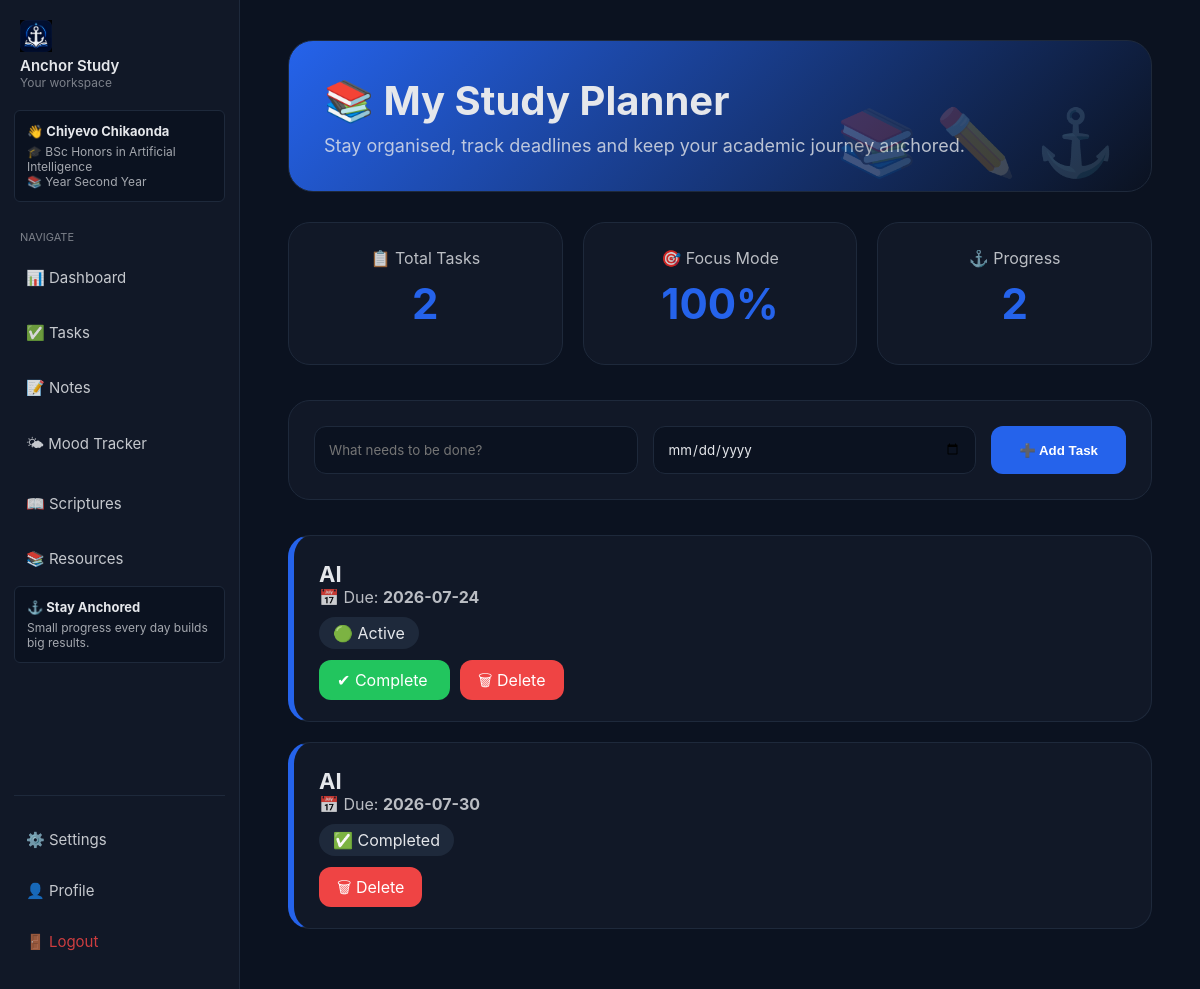
Page /tasks (signed in) on the committed database.
### tables this page shows
CREATE TABLE users(

        id INTEGER PRIMARY KEY AUTOINCREMENT,

        full_name TEXT,

        university TEXT,

        course TEXT,

        year TEXT,

        study_goal TEXT,

        target_gpa TEXT,

        username TEXT UNIQUE,

        password TEXT,

        birthday TEXT,

        theme TEXT DEFAULT 'light'

    );

CREATE TABLE tasks(

        id INTEGER PRIMARY KEY AUTOINCREMENT,

        username TEXT,

        title TEXT NOT NULL,

        due_date TEXT,

        status TEXT DEFAULT 'active',

        created_at TIMESTAMP DEFAULT CURRENT_TIMESTAMP

    );

### ai_student_assistant/routes/tasks.py (the view)
@tasks.route("/tasks")
def task_page():
    if "user" not in session:
        return redirect(url_for("auth.login"))
    username = session["user"]
    conn = get_db()
    task_list = conn.execute(
        """
        SELECT *
        FROM tasks
        WHERE username = ?
        ORDER BY due_date ASC
        """,
        (username,)
    ).fetchall()
    conn.close()
    return render_template(
        "tasks.html",
        tasks=task_list
    )

### ai_student_assistant/database.py (called while the page is built)
def get_db():
    conn = sqlite3.connect(DB_NAME)
    conn.row_factory = sqlite3.Row
    return conn

### app.py (called while the page is built)
@app.context_processor
def inject_user_profile():
    profile_user = None
    if "user" in session:
        conn = get_db()
        profile_user = conn.execute(
            """
            SELECT
                full_name,
                course,
                year,
                theme
            FROM users
            WHERE username=?
            """,
            (session["user"],)
        ).fetchone()
        conn.close()
    return {
        "profile_user": profile_user
    }

### ai_student_assistant/templates/tasks.html (shortened to what this page needs)
{% extends "base.html" %}
{% block content %}
<div class="tasks-page">
<div class="tasks-header">
<h1>
📚 My Study Planner
</h1>
<p>
Stay organised, track deadlines and keep your academic journey anchored.
</p>
</div>
<div class="summary-grid">
<div class="summary-card">
<p>
📋 Total Tasks
</p>
<h2>
{{ tasks|length }}
</h2>
</div>
<div class="summary-card">
<p>
🎯 Focus Mode
</p>
<h2>
100%
</h2>
</div>
<div class="summary-card">
<p>
⚓ Progress
</p>
<h2>
{{ tasks|length }}
</h2>
</div>
</div>
<form action="/add_task" method="POST" class="task-form">
<input
type="text"
name="task"
placeholder="What needs to be done?"
required
>
<input
type="date"
name="due_date"
required
>
<button>
➕ Add Task
</button>
</form>
{% if tasks %}
{% for task in tasks %}
<div class="task-card">
<h3>
{{ task.title }}
</h3>
<p>
📅 Due:
<strong>
{{ task.due_date }}
</strong>
</p>
<div class="status">
{% if task.status=="active" %}
🟢 Active
{% elif task.status=="done" %}
✅ Completed
{% else %}
🟡 Backlog
{% endif %}
</div>
<div class="actions">
{% if task.status!="done" %}
<a href="/complete/{{task.id}}" class="complete">
✔ Complete
</a>
{% endif %}
<a href="/delete/{{task.id}}" class="delete">
🗑 Delete
</a>
</div>
</div>
{% endfor %}
{% endif %}
</div>
{% endblock %}

### ai_student_assistant/templates/base.html (shortened to what this page needs)
<!DOCTYPE html>
<html>
<head>
</head>
<body>
{% if request.path not in ['/', '/login', '/signup'] %}
    <div class="sidebar main-sidebar">
        <div class="logo">
            <img src="{{ url_for('static', filename='anchor-study-logo.png') }}" alt="Anchor Study Logo" class="logo-image">
            <h2>Anchor Study</h2>
            <p>Your workspace</p>
        </div>
        {% if profile_user %}
            <div class="student-mini-card">
                <h3>👋 {{ profile_user["full_name"] }}</h3>
                <p>🎓 {{ profile_user["course"] }}</p>
                <p>📚 Year {{ profile_user["year"] }}</p>
            </div>
        {% endif %}
        <div class="menu-title">NAVIGATE</div>
        <a href="/dashboard">📊 Dashboard</a>
        <a href="/tasks" class="desktop-link">✅ Tasks</a>
        <a href="/notes" class="desktop-link">📝 Notes</a>
        <a href="/mood">🌤 Mood Tracker</a>
        <a href="/scriptures">📖 Scriptures</a>
        <a href="/resources">📚 Resources</a>
        <div class="study-card">
            <h3>⚓ Stay Anchored</h3>
            <p>Small progress every day builds big results.</p>
        </div>
        <div class="menu-bottom">
            <a href="/settings">⚙️ Settings</a>
            <a href="/profile/edit" class="desktop-link">👤 Profile</a>
           <a href="/logout" class="logout" onclick="resetTheme()">🚪 Logout</a>
        </div>
    </div>
{% endif %}
{% if request.path == "/" %}
    <div class="welcome-main">
{% else %}
    <div class="main">
{% endif %}
{% block content %}
{% endblock %}
</div>
</body>
</html>

### ai_student_assistant/templates/base.html (style rules this page uses)
:root, [data-theme="default"] { --background: #07111f; --sidebar: #111827; --card: #0f172a; --accent: #2563eb; --text: #e5e7eb; --soft: #1e293b; --border: #334155; }
* { box-sizing: border-box; margin: 0; padding: 0; }
:root { --background: #0b1220; --sidebar: #111827; --card: #111827; --accent: #2563eb; --text: #e5e7eb; --soft: #1e293b; --border: #334155; }
body { min-height: 100vh; font-family: -apple-system, BlinkMacSystemFont, "Segoe UI", Helvetica, Arial, sans-serif; background: var(--background); color: var(--text); transition: background 0.4s ease, color 0.4s ease; overflow-x: hidden; }
html { scroll-behavior: smooth; }
.sidebar, .desktop-sidebar, .mobile-sidebar, .main, .welcome-main, .welcome-navbar { position: relative; z-index: 1; }
.sidebar { position: fixed; left: 0; top: 0; bottom: 0; width: 240px; background: var(--sidebar); padding: 20px 14px; display: flex; flex-direction: column; border-right: 1px solid var(--soft); overflow-y: auto; z-index: 1000; transition: transform 0.3s ease; }
.logo { margin-bottom: 20px; padding: 0 6px; }
.logo-image { width: 32px; height: 32px; object-fit: contain; }
.logo h2 { font-size: 15px; font-weight: 600; }
.logo p { font-size: 12px; opacity: 0.5; }
.student-mini-card, .study-card { background: var(--background); border: 1px solid var(--soft); border-radius: 6px; padding: 12px; margin-bottom: 16px; }
.student-mini-card h3, .study-card h3 { font-size: 13px; margin-bottom: 5px; }
.student-mini-card p, .study-card p { font-size: 12px; opacity: 0.7; }
.menu-title { font-size: 11px; opacity: 0.5; margin: 12px 6px 6px; }
.sidebar a { display: flex; align-items: center; gap: 10px; padding: 14px 12px; margin: 4px 0; border-radius: 12px; text-decoration: none; color: var(--text); font-size: 15px; opacity: 0.85; transition: background .2s ease, transform .2s ease; }
.menu-bottom { margin-top: auto; border-top: 1px solid var(--soft); padding-top: 16px; }
.logout { color: #ef4444 !important; }
.main { margin-left: 240px; padding: 40px 48px; min-height: 100vh; max-width: 1100px; }
button { background: var(--accent); color: white; border: none; padding: 8px 14px; border-radius: 6px; cursor: pointer; }
input, textarea, select { width: 100%; background: var(--background); color: var(--text); border: 1px solid var(--soft); border-radius: 6px; padding: 10px 12px; font-family: inherit; }

### ai_student_assistant/templates/tasks.html (style rules this page uses)
.tasks-page { max-width:1200px; margin:auto; }
.tasks-header { background:linear-gradient( 135deg, var(--accent), transparent ); padding:35px; border-radius:25px; margin-bottom:30px; border:1px solid var(--soft); position:relative; overflow:hidden; }
.tasks-header::after { content:"📚 ✏️ ⚓"; position:absolute; right:35px; bottom:10px; font-size:65px; opacity:.2; animation:float 5s infinite ease-in-out; }
.tasks-header h1 { font-size:40px; margin:0 0 10px; }
.tasks-header p { opacity:.8; font-size:18px; }
.summary-grid { display:grid; grid-template-columns:repeat(auto-fit,minmax(200px,1fr)); gap:20px; margin-bottom:35px; }
.summary-card { background:var(--card); border:1px solid var(--soft); border-radius:22px; padding:25px; text-align:center; transition:.3s; }
.summary-card h2 { font-size:42px; color:var(--accent); margin:10px; }
.summary-card p { opacity:.8; }
.task-form { background:var(--card); border:1px solid var(--soft); padding:25px; border-radius:22px; display:flex; gap:15px; flex-wrap:wrap; margin-bottom:35px; }
.task-form input { flex:1; min-width:220px; padding:14px; border-radius:12px; }
.task-form button { background:var(--accent); padding:14px 28px; border-radius:12px; font-weight:bold; }
.task-card { background:var(--card); border:1px solid var(--soft); border-left:6px solid var(--accent); padding:25px; border-radius:22px; margin-bottom:20px; transition:.3s; }
.task-card h3 { margin-top:0; font-size:22px; }
.task-card p { opacity:.8; }
.status { display:inline-block; padding:6px 14px; border-radius:20px; background:var(--soft); margin-top:10px; }
.actions { margin-top:20px; }
.actions a { text-decoration:none; color:white; padding:10px 18px; border-radius:12px; margin-right:10px; }
.complete { background:#22c55e; }
.delete { background:#ef4444; }

### rows in the picture
users: full_name "Chiyevo Chikaonda", course "BSc Honors in Artificial Intelligence", year "Second Year"
tasks: title "AI", due_date "2026-07-24", status "🟢 Active"
tasks: title "AI", due_date "2026-07-30", status "✅ Completed"

### other values in the picture
{{ tasks|length }} "2"
